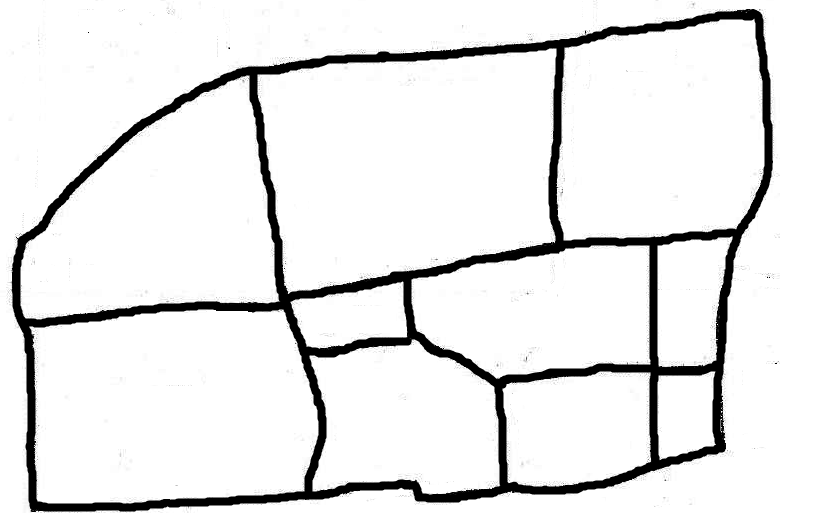
#> input picture Software Development/Maps/Enhanced.png, 819 x 513 px, found by its file name
$ python img.py   (older library calls are emulated)
#> lines starting #> are read from the running program, lines starting #| are printed output that depends on the picture
import cv2
import numpy as np
import matplotlib.pyplot as plt
import random as rn


def plts(title, image, map='gray'):
    plt.imshow(image, cmap=map)
    plt.title(title)
    plt.show()


# [52 lines left out: functions getContour, maskit, ex1, not called in this run]
        #plts("Steps Numbers",img)

    #plts("Shaded",color)


def ex2():
    pic = ['Maps\\Numbered.png', 'Maps\Enhanced.png', 'Extracted\\Numbered.png', 'Extracted\Enhanced.png']
    img = cv2.imread(pic[1], 0)
#> img is the input picture: shape (513, 819); min 0, max 255, mean 231.9
    img2 = cv2.imread(pic[0], 0)
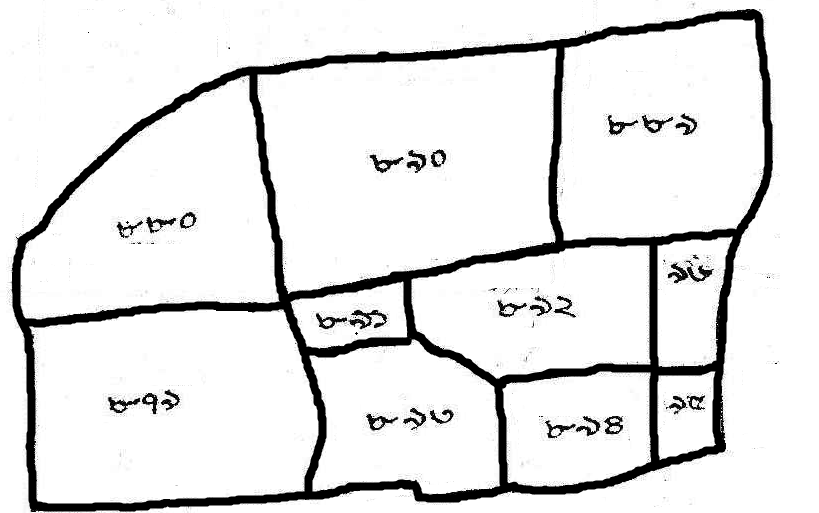
#> input picture Software Development/Maps/Numbered.png, 819 x 513 px, found by its file name
#> img2 is the input picture: shape (513, 819); min 0, max 255, mean 228.9
    empty = ~(img ^ img2)
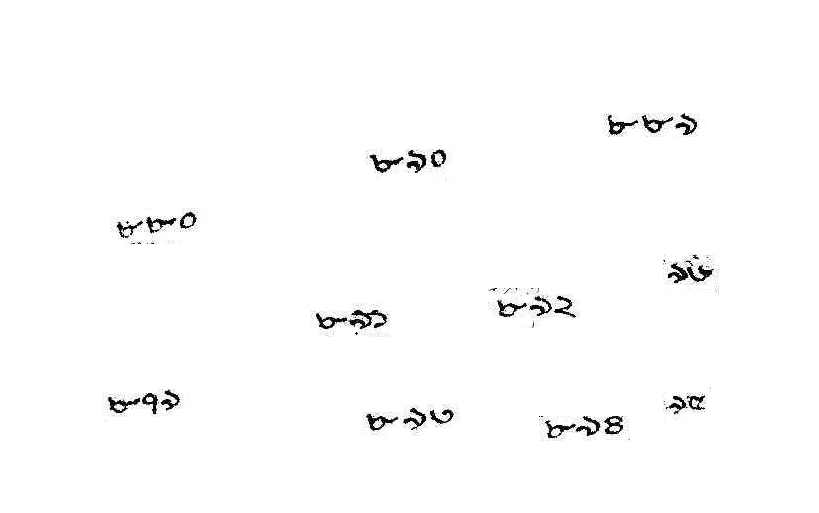
#> empty: shape (513, 819); min 0, max 255, mean 251.9
    plts('Contour', img)
    plts('Numbers and Contour', img2)
    plts('Numbers', empty)


# [5 lines left out: function ex3, not called in this run]

def ex4():
    pic = ['Maps\\Numbered.png', 'Maps\Enhanced.png', 'Extracted\\Numbered.png', 'Extracted\Enhanced.png']


if __name__ == "__main__":
    ex2()
